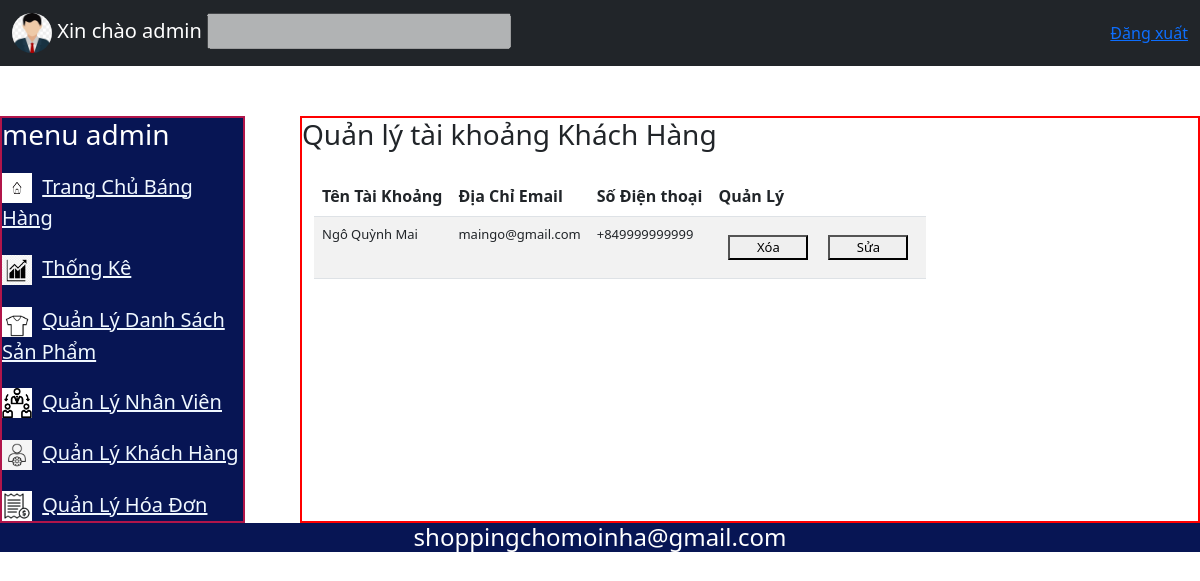
Screenshot of /user.php with the database file from the repository.
### tables this page shows
CREATE TABLE `user` (
  `id` int(11) NOT NULL,
  `fullname` varchar(100) NOT NULL,
  `email` varchar(200) NOT NULL,
  `phone` varchar(13) NOT NULL,
  `address` varchar(200) NOT NULL,
  `password` varchar(32) NOT NULL,
  `point` int(11) NOT NULL,
  `created_at` datetime NOT NULL,
  `updated_at` datetime NOT NULL,
  `deleted` bit(1) NOT NULL
);

### user.php (the view, shortened to what this page needs)
<!DOCTYPE html>
<html lang="en">
<head>
    <link rel="stylesheet" href="css2/style1.css">
  <link href="https://cdn.jsdelivr.net/npm/bootstrap@5.2.2/dist/css/bootstrap.min.css" rel="stylesheet">
</head>
<body>
<header class="header">
<?php include 'head2.php'; ?>
</header>
    <div class="main"><div class="menu">
      <h3>menu admin</h3>
      <div class="tql">
          <img src="images-logo/home.jpg" alt="">
          <a href="trangchu.php">Trang Chủ Báng Hàng</a>
      </div>
      <div class="tql">
          <img src="images-logo/tk.png" alt="">
          <a  href="admin.php">Thống Kê</a>
      </div>
      <div class="tql">
          <img src="images-logo/sp.png" alt="">
          <a href="products.php">Quản Lý Danh Sách Sản Phẩm</a>
      </div>
      <div class="tql">
          <img src="images-logo/qlnv.png" alt="">
          <a href="mana-admin.php">Quản Lý Nhân Viên</a>
      </div>
      <div class="tql">
          <img src="images-logo/qlsk.jpg" alt="">
          <a href="user.php">Quản Lý Khách Hàng</a>
      </div>
      <div class="tql">
         <img src="images-logo/hd.jpg" alt="">
      <a href="hoadon.php">Quản Lý Hóa Đơn</a>
      </div>
      </div>
        <div class="main-right1">
        <h3>Quản lý tài khoảng Khách Hàng</h3>
        <div class="product">
            <div class="container mt-4">
                <table class="table table-striped">
                  <thead>
                    <tr>
                      <th>Tên Tài Khoảng</th>
                      <th>Địa Chỉ Email</th>
                      <th>Số Điện thoại</th>
                      <th>Quản Lý</th>
                    </tr>
                  </thead>
                  <tbody>
<?php
	$severname = "localhost";
	$username = "root";
	$password = "";
	$database = "shopquanao";
	$ketnoi = mysqli_connect($severname,$username,$password, $database);
?>
<?php
	$sql = "SELECT * FROM user ";
	$ketqua = $ketnoi->query($sql);
	if ($ketqua->num_rows > 0) {
	while($row = $ketqua->fetch_assoc()) {
		$ten = $row['fullname'];
		$phone = $row['phone'];
		$email = $row['email'];
                    echo"<tr>";
                      echo"<td>$ten</td>";
                      echo"<td>$email</td>";
                      echo"<td>$phone</td>";
                      echo"<td><button>Xóa</button><button type='margin: 5px;'>Sửa</button></td>";
                    echo"</tr>";
	}}
	?>
                  </tbody>
                </table>
              </div>
        </div>
        </div>
    </div>
<footer class="foter">
<h4>shoppingchomoinha@gmail.com</h4>
</footer>
</body>
</html>

### css2/style1.css (style rules this page uses)
.main { margin-top: 50px; display: flex; }
.main .menu { border: 2px solid #b1154a; height: auto; width: 20%; background-color: #0a0909; color: white; }
.tql img { width: 30px; height: 30px; }
.tql { margin-top: 20px; }
.tql a { color: aliceblue; padding-left: 5px; }
.main .main-right1 { height: 550px; width: 75%; border: 2px solid red; margin-left: 55px; }
.foter { align-items: center; text-align: center; background-color: #0a0909; color: white; }
.table button { margin: 10px; width: 80px; }

### css/styley.css (style rules this page uses)
.main { margin-top: 50px; display: flex; width: auto; }
.main .menu { border: 2px solid #b1154a; height: auto; width: 300px; background-color: #071554; color: white; font-size: 20px; }
.header { background-color: #071554; color: white; }
.tql img { width: 30px; height: 30px; }
.tql { margin-top: 20px; }
.tql a { color: aliceblue; padding-left: 5px; }
.main .main-right1 { height: auto; width: 75%; border: 2px solid red; margin-left: 55px; }
.foter { align-items: center; text-align: center; background-color: #071554; color: white; }
.table button { margin: 10px; width: 80px; }
.product { width: 900px; }
.table { width: auto; }
.table td { width: auto; font-size: 13px; }

### rows the page displays
user: fullname "Ngô Quỳnh Mai", email "maingo@gmail.com", phone "+849999999999"
